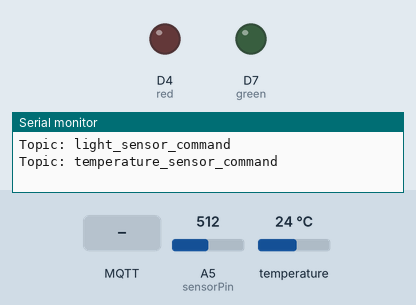
A sketch run on a simulated Arduino MKR. On the bench: output pins drawn as LEDs (lit = HIGH), the last lines printed to the serial monitor. The test bench sets the inputs (shaded band); at power-on: A5 (sensorPin) = 512, temperature 24 °C. WiFi joins after 1.5 s; servers stay silent unless stated; no MQTT or app messages arrive unless stated.

Above: at 2.7 s.
2.8 s: MQTT message "on" arrives on the first subscribed topic
At 3.5 s:
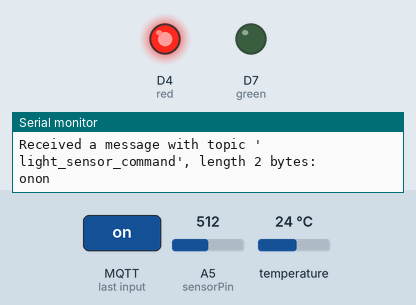
4.3 s: MQTT message "On" arrives on the first subscribed topic
At 4.7 s:
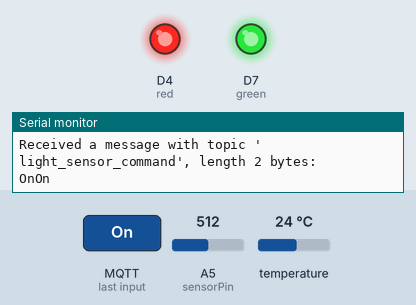
5.8 s: MQTT message "off" arrives on the first subscribed topic
At 7.0 s:
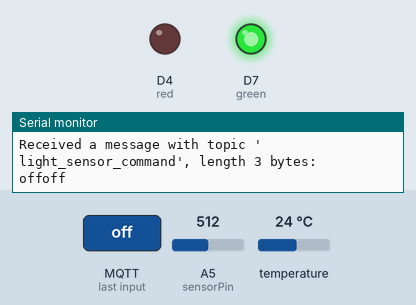
Timing chart, 0 to 8.8 s (numbered marks = the images above; inputs shaded):
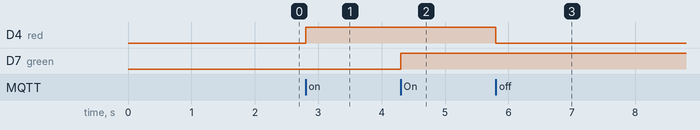

Measured:
- after the input at 2.8 s, D4 (red): LOW → HIGH at once
- after the input at 4.3 s, D7 (green): LOW → HIGH at once
- after the input at 5.8 s, D4 (red): HIGH → LOW at once

The sketch:

mqtt_iot.ino
```cpp
#include <ArduinoMqttClient.h>
#include <WiFiNINA.h>
#include "arduino_secrets.h"
#include <Adafruit_Sensor.h>
#include <DHT.h>
#include <DHT_U.h>

#define DHTPIN 2
#define DHTTYPE    DHT11     // DHT 11

DHT_Unified dht(DHTPIN, DHTTYPE);

uint32_t delayMS;

///////please enter your sensitive data in the Secret tab/arduino_secrets.h
char ssid[] = SECRET_SSID;        // your network SSID (name)
char pass[] = SECRET_PASS;    // your network password (use for WPA, or use as key for WEP)

WiFiClient wifiClient;
MqttClient mqttClient(wifiClient);

const char broker[] = "192.168.59.196";
int        port     = 1883;
const char topic[]  = "light_sensor";
const char topic2[]  = "light_sensor_command";
const char topic3[]  = "temperature_sensor";
const char topic4[] = "temperature_sensor_command";

//set interval for sending messages (milliseconds)
const long interval = 8000;
unsigned long previousMillis = 0;

int count = 0;
int sensorPin = A5; // Declare the input pin here
// int tempPin = A7;
int red = 4;
int green = 7;


// Serial output in 9600 baud
void setup()
{
  Serial.begin(9600);

  dht.begin();

  sensor_t sensor;
  dht.temperature().getSensor(&sensor);
  Serial.println(F("------------------------------------"));
  Serial.println(F("Temperature Sensor"));
  Serial.print  (F("Sensor Type: ")); Serial.println(sensor.name);
  Serial.print  (F("Driver Ver:  ")); Serial.println(sensor.version);
  Serial.print  (F("Unique ID:   ")); Serial.println(sensor.sensor_id);
  Serial.print  (F("Max Value:   ")); Serial.print(sensor.max_value); Serial.println(F("°C"));
  Serial.print  (F("Min Value:   ")); Serial.print(sensor.min_value); Serial.println(F("°C"));
  Serial.print  (F("Resolution:  ")); Serial.print(sensor.resolution); Serial.println(F("°C"));
  Serial.println(F("------------------------------------"));
  delayMS = sensor.min_delay / 1000;

  pinMode(red, OUTPUT);
  pinMode(green, OUTPUT);

  while (!Serial) {
    ; // wait for serial port to connect. Needed for native USB port only
  }

  // attempt to connect to Wifi network:
  Serial.print("Attempting to connect to WPA SSID: ");
  Serial.println(ssid);
  while (WiFi.begin(ssid, pass) != WL_CONNECTED) {
    // failed, retry
    Serial.print(".");
    delay(5000);
  }

  Serial.println("You're connected to the network");
  Serial.println();

  Serial.print("Attempting to connect to the MQTT broker: ");
  Serial.println(broker);

  if (!mqttClient.connect(broker, port)) {
    Serial.print("MQTT connection failed! Error code = ");
    Serial.println(mqttClient.connectError());

    while (1);
  }

  Serial.println("You're connected to the MQTT broker!");
  Serial.println();

  // setup for the subscriber part
  // set the message receive callback
  mqttClient.onMessage(onMqttMessage);

  Serial.print("Subscribing to topic: ");
  Serial.println(topic2);
  Serial.println();

  Serial.print("Subscribing to topic: ");
  Serial.println(topic4);
  Serial.println();

  // subscribe to a topic
  mqttClient.subscribe(topic2);
  mqttClient.subscribe(topic4);

  // topics can be unsubscribed using:
  // mqttClient.unsubscribe(topic);

  Serial.print("Topic: ");
  Serial.println(topic2);
  Serial.print("Topic: ");
  Serial.println(topic4);

}

// The program measures the current voltage value at the sensor,
// calculates from this and the known series resistance the current
// resistance value of the sensor and outputs the results to the serial output

void loop()
{
  // call poll() regularly to allow the library to send MQTT keep alive which
  // avoids being disconnected by the broker
  mqttClient.poll();

  unsigned long currentMillis = millis();

  if (currentMillis - previousMillis >= interval) {
    // save the last time a message was sent
    previousMillis = currentMillis;


    //-------------Light sensor-----------------
    //    //record random value from A5
    //    int Rvalue = analogRead(A5);

    // Current voltage value is measured...
    int rawValue = analogRead(sensorPin);
    float voltage = rawValue * (5.0 / 1023) * 1000;

    float resistance = 10000 * ( voltage / ( 5000.0 - voltage) );

    //  if(resistance >= 2000){
    //    resistance = 1000;
    //  }
    //  else{
    //    resistance = 500;
    //  }

    Serial.print("Sending message to topic: ");
    Serial.println(topic);
    Serial.println(resistance);

    // send message, the Print interface can be used to set the message contents
    mqttClient.beginMessage(topic);
    mqttClient.print(resistance);
    mqttClient.endMessage();

    //--------End light sensor-----------------

    //------------Temperature sensor-----------
    // Delay between measurements.
    delay(delayMS);
    // Get temperature event and print its value.
    sensors_event_t event;
    dht.temperature().getEvent(&event);
    if (isnan(event.temperature)) {
      Serial.println(F("Error reading temperature!"));
    }
    else {
      Serial.print(F("Temperature: "));
      Serial.print(event.temperature);
      Serial.println(F("°C"));
    }


    Serial.print("Sending message to topic: ");
    Serial.println(topic3);
    Serial.println(event.temperature);

    // send message, the Print interface can be used to set the message contents
    mqttClient.beginMessage(topic3);
    mqttClient.print(event.temperature);
    mqttClient.endMessage();

    //--------End temperature sensor-----------

    Serial.println();

    // ... and here output to the serial interface
    Serial.print("Voltage value:"); Serial.print(voltage); Serial.print("mV");
    Serial.print(", resistance value:"); Serial.print(resistance); Serial.println("Ohm");
    Serial.println("---------------------------------------");

    // ... and here output to the serial interface
    //    Serial.print("Voltage value:"); Serial.print(voltage); Serial.print("mV");
    //    Serial.print(", temperature value:"); Serial.print(temperature); Serial.println("Celcius degree");
    //    Serial.println("---------------------------------------");

    delay(500);
  }
}

void onMqttMessage(int messageSize) {
  // we received a message, print out the topic and contents
  Serial.println("Received a message with topic '");
  Serial.print(mqttClient.messageTopic());
  String msgTopic = mqttClient.messageTopic();
  Serial.print("', length ");
  Serial.print(messageSize);
  Serial.println(" bytes:");

  String led = "";
  // use the Stream interface to print the contents
  while (mqttClient.available()) {
    char msg = (char)mqttClient.read();
    Serial.print(msg);
    led += msg;
  }
  Serial.print(led);
  //if (msgTopic == "light_sensor_command") {
  if (led == "on") {
    digitalWrite(red, HIGH);
  }
  if (led == "off") {
    digitalWrite(red, LOW);
  }
  //}
  //  } else if (mqttClient.messageTopic() == "temperature_sensor_command") {
  if (led == "On") {
    digitalWrite(green, HIGH);
  }
  if (led == "Off") {
    digitalWrite(green, LOW);
  }
  //  }


  Serial.println();
  Serial.println();
}
```

arduino_secrets.h
```cpp
#define SECRET_SSID "Yigit_POCO X3 Pro"
#define SECRET_PASS "123454321"
```
